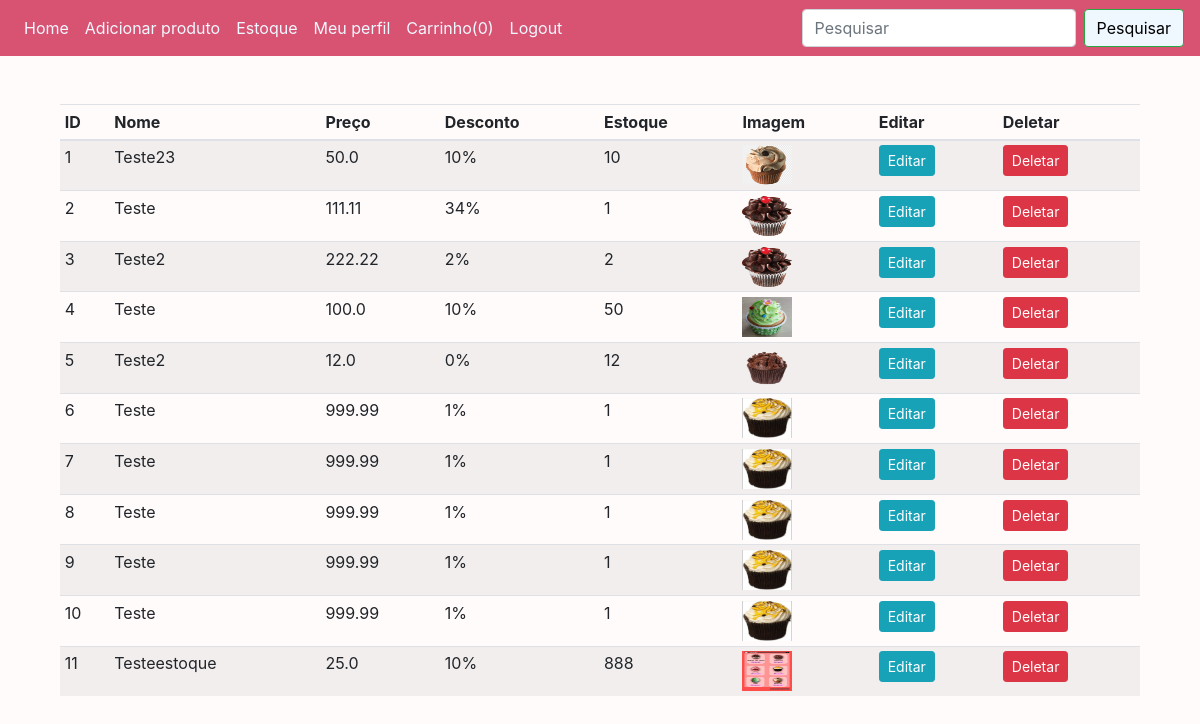
/stock (signed in), run on the app's committed database.
### website/models.py (models this page shows)
class Product(db.Model):
    __seachbale__ = ['name', 'description'] # Itens que poderão ser pesquisados pelo flask_msearch
    id = db.Column(db.Integer, primary_key=True)
    name = db.Column(db.String(80), nullable=False)
    price = db.Column(db.Float, nullable=False)
    discount = db.Column(db.Integer, default=0)
    stock = db.Column(db.Integer, nullable=False)
    description = db.Column(db.String(200), nullable=False)
    user_id = db.Column(db.Integer, db.ForeignKey('user.id'))
    pub_date = db.Column(db.DateTime, nullable=False, default=datetime.now)
    img = db.Column(db.String(150), nullable=False, default='image.jpg')

### website/auth.py (the view)
@auth.route('/stock', methods=['GET', 'POST']) # URL do estoque
@login_required # Decorador que só vai permitir acesso ao logout caso o usuário estiver logado.
def stock():
    products = Product.query.all() # Buscando todos os itens da tabela Product nos models e colocando dentro da variavel products
    return render_template("stock.html", user=current_user, products=products) # Passando a variavel Products com todos os itens da tabela para a pagina stock

### website/templates/stock.html (shortened to what this page needs)
{% extends "base.html" %} {% block title %}Estoque{% endblock %} {% block
content %}
<div class="container mt-5">
  <table class="table table-sm table-condensed table-striped">
    <thead>
      <th>ID</th>
      <th>Nome</th>
      <th>Preço</th>
      <th>Desconto</th>
      <th>Estoque</th>
      <th>Imagem</th>
      <th>Editar</th>
      <th>Deletar</th>
    </thead>
    <tbody>
      {% for product in products %}
      <tr>
        <td>{{loop.index}}</td>
        <td>{{product.name}}</td>
        <td>{{product.price}}</td>
        <td>{{product.discount}}%</td>
        <td>{{product.stock}}</td>
        <td><img src="{{url_for('static', filename='images/' + product.img)}}" width="50" height="40"/></td>
        <td><a href="{{url_for('auth.updateProduct', id=product.id)}}" class="btn btn-info btn-sm">Editar</a></td>
        <td>
          <button type="button" class="btn btn-danger btn-sm" data-toggle="modal" data-target="#exampleModal-{{product.id}}">Deletar</button>
        </td>
      </tr>
      {% endfor %}
    </tbody>
  </table>
</div>
{% endblock %}

### website/templates/base.html (style rules this page uses)
body { background-color: #fffbfb; }

### data on the page
Product: name "Teste23", price "50.0", discount "10", stock "10", img (picture)
Product: name "Teste", price "111.11", discount "34", stock "1", img (picture)
Product: name "Teste2", price "222.22", discount "2", stock "2", img (picture)
Product: name "Teste", price "100.0", discount "10", stock "50", img (picture)
Product: name "Teste2", price "12.0", discount "0", stock "12", img (picture)
Product: name "Teste", price "999.99", discount "1", stock "1", img (picture)
Product: name "Teste", price "999.99", discount "1", stock "1", img (picture)
Product: name "Teste", price "999.99", discount "1", stock "1", img (picture)
Product: name "Teste", price "999.99", discount "1", stock "1", img (picture)
Product: name "Teste", price "999.99", discount "1", stock "1", img (picture)
Product: name "Testeestoque", price "25.0", discount "10", stock "888", img (picture)

### other printed values
{{ session['Shoppingcart']|length }} "0"
